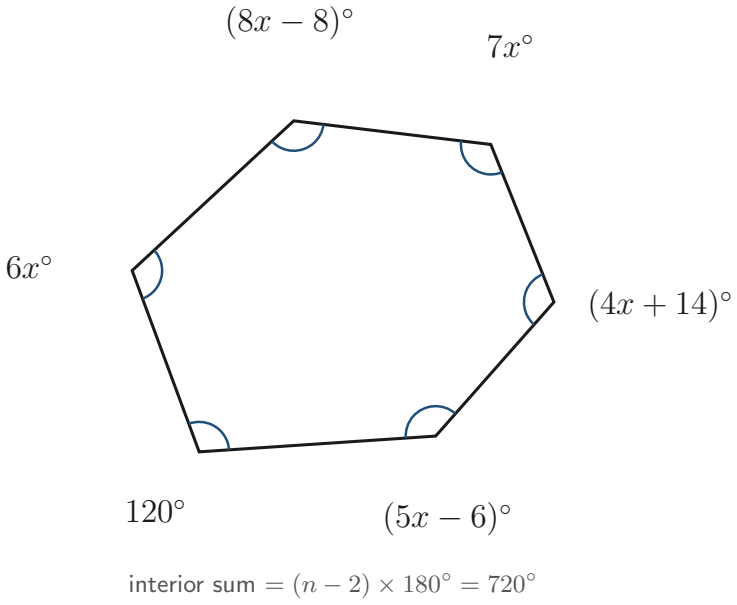
#> input picture _eq_review/compare/PNG_hexagon_angles_diagram.png, 737 x 605 px, found by its file name
$ python crop_stats.py
#> lines starting #> are read from the running program, lines starting #| are printed output that depends on the picture
"""Crop label regions at full res and report dark-pixel counts."""
from pathlib import Path
from PIL import Image
import numpy as np


def crop_stats(path: Path, boxes: dict[str, tuple[int, int, int, int]]) -> None:
    im = Image.open(path).convert("L")
    print(f"\n{path.name} full={im.size}")
#| PNG_hexagon_angles_diagram.png full=(737, 605)
    for name, box in boxes.items():
        region = im.crop(box)
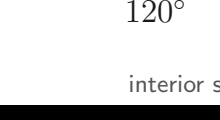
#> region: PIL image 220x120 L; min 0, max 255, mean 218.3
        a = np.array(region)
        dark = (a < 100).sum()
#> dark = 3688
        print(f"  {name:20s} box={box} dark_px={dark} mean={a.mean():.1f}")
#|   label_120            box=(0, 500, 220, 620) dark_px=3688 mean=218.3
        out = path.parent / f"crop_{path.stem}_{name}.png"
        Image.open(path).convert("RGB").crop(box).save(out)


if __name__ == "__main__":
    base = Path(r"W:\StaralexSchoolStudies\_eq_review\compare")
    crop_stats(
        base / "PNG_hexagon_angles_diagram.png",
        {
            "label_120": (0, 500, 220, 620),
            "label_5x": (520, 520, 891, 650),
            "label_4x": (680, 280, 891, 420),
            "label_7x": (480, 0, 780, 120),
            "label_8x": (100, 0, 420, 120),
            "label_6x": (0, 250, 160, 400),
            "caption": (150, 620, 750, 749),
        },
    )
    crop_stats(
        base / "PNG_place_value_chart.png",
        {
            "headers": (0, 40, 758, 120),
            "digits": (0, 120, 758, 200),
            "captions": (0, 200, 758, 310),
        },
    )
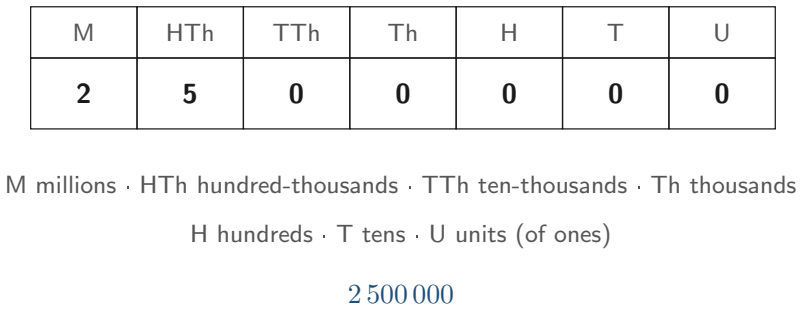
#> input picture _eq_review/compare/PNG_place_value_chart.png, 802 x 310 px, found by its file name
#| PNG_place_value_chart.png full=(802, 310)
#> in crop_stats (call 2), `region = im.crop(box)`:
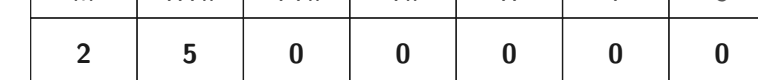
#> region: PIL image 758x80 L; min 26, max 255, mean 243.1
    crop_stats(
        base / "PNG_congruent_triangles_schema.png",
        {
            "left_angles": (80, 0, 280, 120),
            "right_angles": (520, 0, 780, 120),
            "caption": (200, 320, 750, 393),
        },
    )
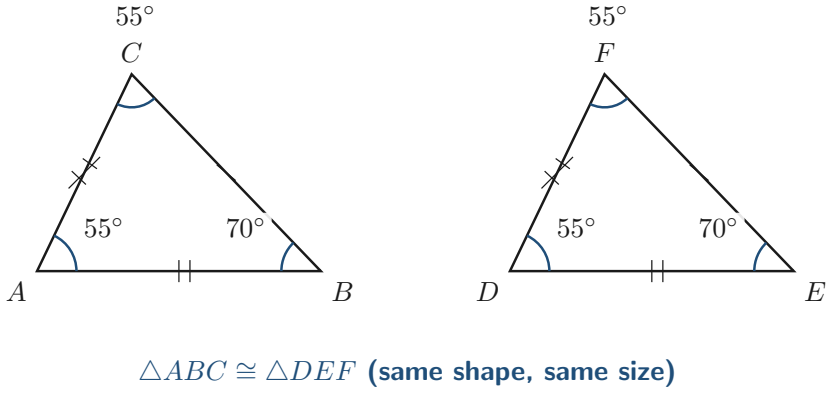
#> input picture _eq_review/compare/PNG_congruent_triangles_schema.png, 832 x 393 px, found by its file name
#| PNG_congruent_triangles_schema.png full=(832, 393)
#> in crop_stats (call 3), `region = im.crop(box)`:
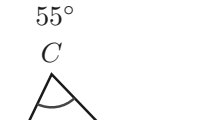
#> region: PIL image 200x120 L; min 26, max 255, mean 249.4
#> in crop_stats (call 3), `Image.open(path).convert("RGB").crop(box).save(out)`:
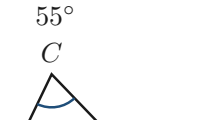
#> saved as crop_PNG_congruent_triangles_schema_left_angles.png: PIL image 200x120 RGB; mean R, G, B 249.2, 249.4, 249.6
